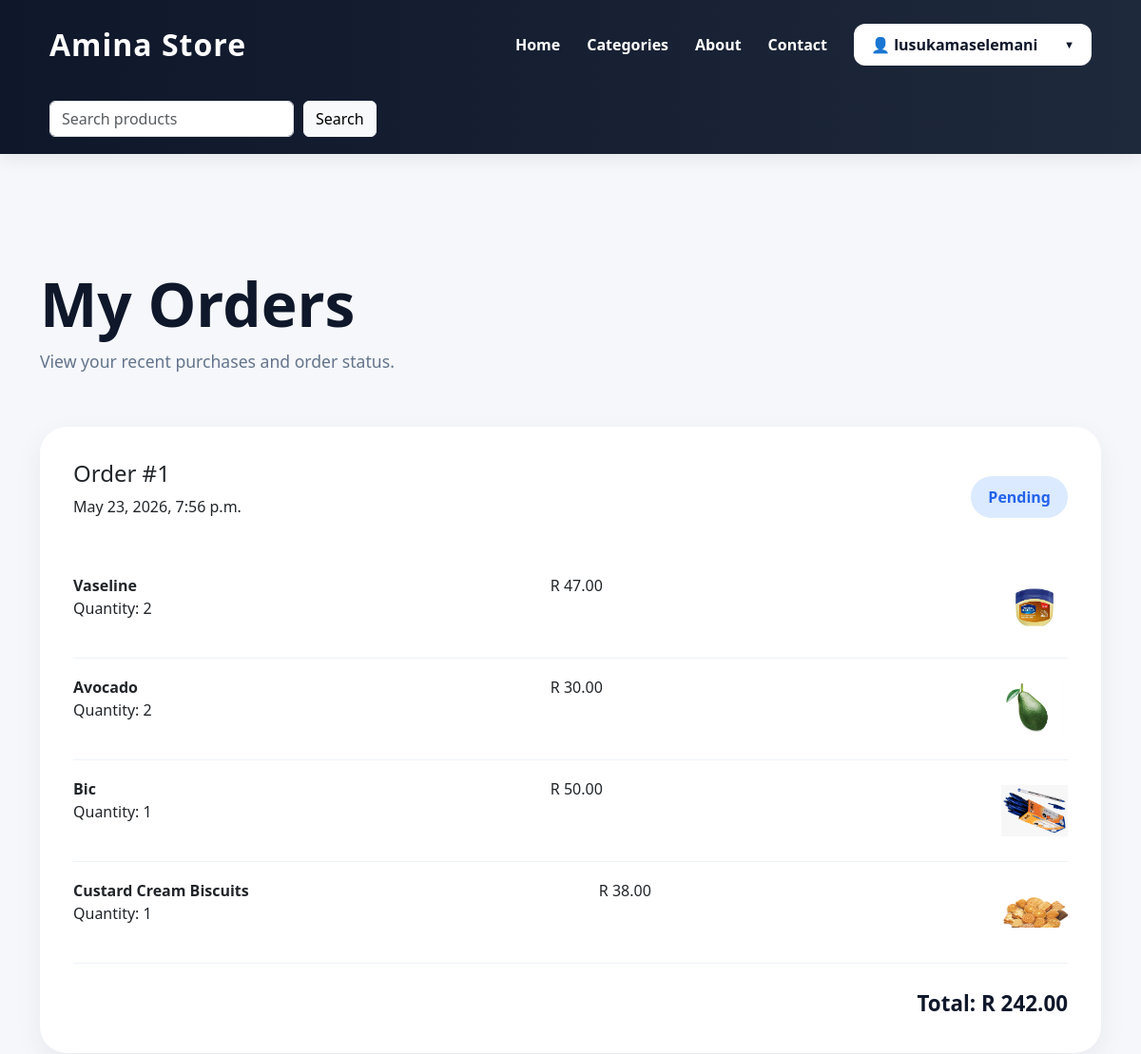
The page /orders/ (signed in, upper part) on the database as committed earlier.
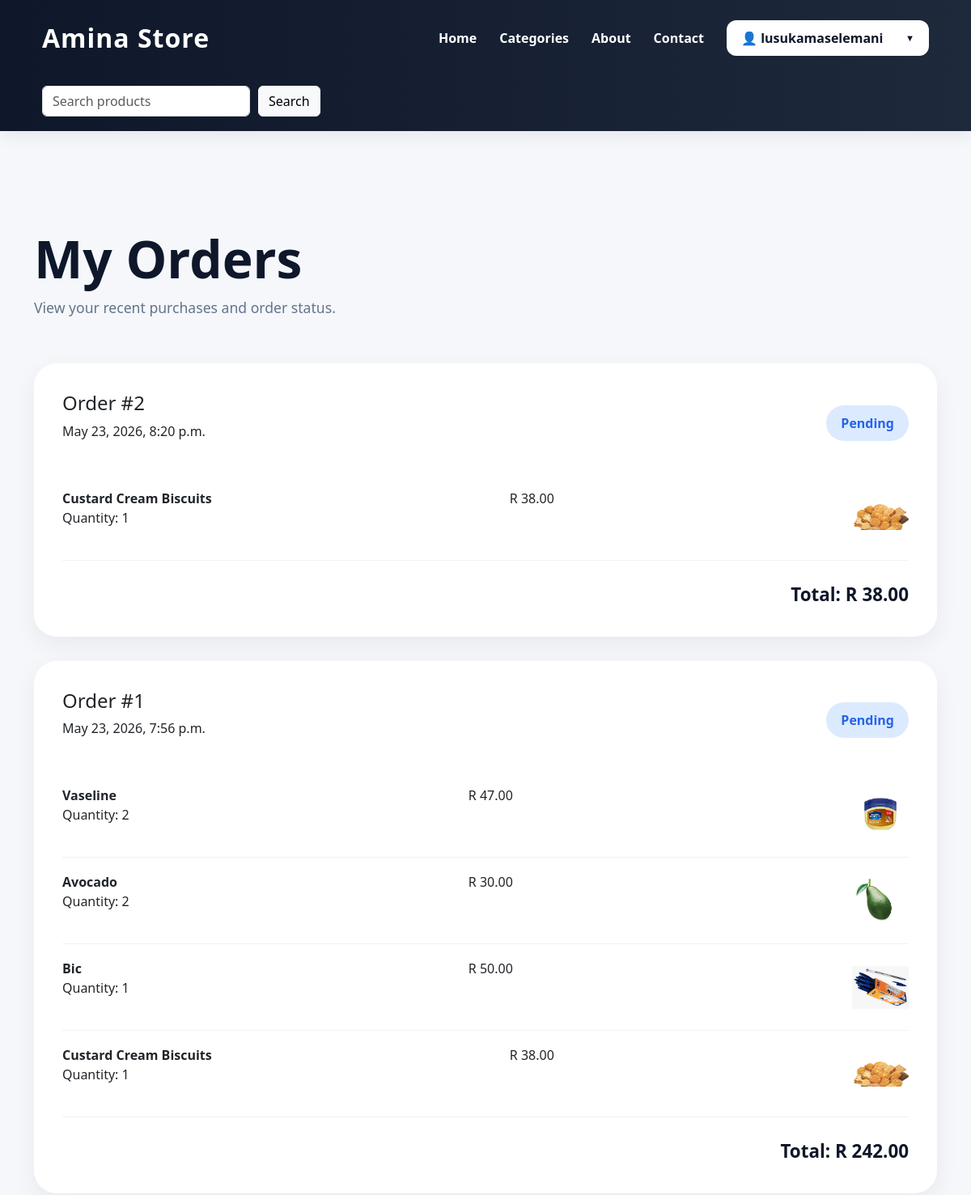
The same page on the database as committed later.
### products/models.py (models this page shows, shortened)
class Order(models.Model):
    user = models.ForeignKey(
        User,
        on_delete=models.CASCADE
    )
    created_at = models.DateTimeField(auto_now_add=True)
    total = models.DecimalField(
        max_digits=10,
        decimal_places=2
    )
    STATUS_CHOICES = (
        ('Pending', 'Pending'),
        ('Processing', 'Processing'),
        ('Delivered', 'Delivered'),
    )
    status = models.CharField(
        max_length=20,
        choices=STATUS_CHOICES,
        default='Pending'
    )

class OrderItem(models.Model):
    order = models.ForeignKey(
        Order,
        on_delete=models.CASCADE,
        related_name='items'
    )
    product = models.ForeignKey(
        Product,
        on_delete=models.CASCADE
    )
    quantity = models.PositiveIntegerField(default=1)
    price = models.DecimalField(
        max_digits=10,
        decimal_places=2
    )

class Product(models.Model):
    name = models.CharField(max_length=200)
    description = models.TextField()
    category = models.CharField(max_length=100)
    image = models.ImageField(upload_to='products/')
    price = models.DecimalField(max_digits=10, decimal_places=2)
    stock = models.IntegerField()
    created_at = models.DateTimeField(auto_now_add=True)

### products/views.py (the view)
# urls.py: path('orders/', views.order_history, name='order_history'),
@login_required
def order_history(request):
    orders = Order.objects.filter(
        user=request.user
    ).order_by('-created_at')
    return render(request,
                 'products/orders.html',
                 {'orders': orders})

### products/templates/products/orders.html
{% extends 'base.html' %}
{% load static %}
{% block content %}
<div class="orders-page">
    <div class="page-header">
        <h1>My Orders</h1>
        <p>
            View your recent purchases and order status.
        </p>
    </div>
    {% for order in orders %}
    <div class="order-card">
        <div class="order-top">
            <div>
                <h4>Order #{{ order.id }}</h4>
                <p>
                    {{ order.created_at }}
                </p>
            </div>
            <div class="order-status">
                {{ order.status }}
            </div>
        </div>
        <div class="order-items">
            {% for item in order.items.all %}
            <div class="order-item">
                <div>
                    <strong>{{ item.product.name }}</strong>
                    <p>
                        Quantity: {{ item.quantity }}
                    </p>
                </div>
                <div>
                    R {{ item.price }}
                </div>
                <img src="{{ item.product.image.url }}" class="order-product-image">
            </div>
            {% endfor %}
        </div>
        <div class="order-total">
           Total: <strong>R {{ order.total }}</strong>
        </div>
    </div>
    {% empty %}
    <div class="empty-orders">
        <img src="{% static 'images/empty-cart.png' %}">
        <h3>No Orders Yet</h3>
        <p>Start shopping to see your purchases.</p>
    </div>
    {% endfor %}
</div>
{% endblock %}

### templates/base.html (shortened to what this page needs)
{% load static %}
<!DOCTYPE html>
<html lang="en">
<head>
    <link href="https://cdn.jsdelivr.net/npm/bootstrap@5.3.7/dist/css/bootstrap.min.css" rel="stylesheet">
     <link rel="stylesheet"
          href="{% static 'css/style.css' %}">
</head>
<body>
<nav class="navbar">
    <div class="container-fluid navbar-container">
        <a class="navbar-brand" href="/">Amina Store</a>
<div class="navbar-links">
    <a href="/">Home</a>
    <a href="{% url 'categories' %}">Categories</a>
    <a href="{% url 'about' %}">About</a>
    <a href="{% url 'contact' %}">Contact</a>
    {% if user.is_authenticated %}
<div class="user-dropdown">
    <button class="user-btn">
        👤 {{ request.user.username }}
        <span class="dropdown-arrow">▼</span>
    </button>
</div>
    {% endif %}
</div>
    <form method="GET" action="{% url 'product_list' %}" class="search-form">
        <input class="form-control"
            type="search"
            name="search"
            placeholder="Search products"
            value="{{ search_query|default:'' }}">
        <button class="btn btn-light" type="submit">
            Search
        </button>
    </form>
    </div>
</nav>
<div class="container">
    {% block content %}
    {% endblock %}
</div>
</body>
</html>

### static/css/style.css (style rules this page uses)
body { background: #f5f7fb; font-family: 'Segoe UI', sans-serif; }
.navbar { background: linear-gradient(90deg, #0f172a, #1e293b); padding: 18px 40px; box-shadow: 0 4px 20px rgba(0,0,0,0.08); position: sticky; top: 0; z-index: 1000; }
.navbar-container { display: flex; align-items: center; justify-content: space-between; gap: 30px; }
.navbar-brand { color: white; font-size: 2rem; font-weight: 800; text-decoration: none; letter-spacing: 1px; }
.navbar-links { display: flex; align-items: center; gap: 28px; }
.navbar-links a { color: white; text-decoration: none; font-weight: 600; position: relative; transition: 0.3s; }
.navbar-links a::after { content: ''; position: absolute; width: 0; height: 2px; left: 0; bottom: -6px; background: #60a5fa; transition: 0.3s; }
.search-form { display: flex; gap: 10px; }
h1 { font-weight: 700; color: #111827; }
.user-dropdown { position:relative; }
.user-btn { background:white; border:none; padding:10px 18px; border-radius:12px; font-weight:600; color:#0f172a; cursor:pointer; transition:0.3s; }
.page-header { padding:60px 0 40px; }
.page-header h1 { font-size:4rem; font-weight:800; color:#0f172a; }
.page-header p { color:#64748b; font-size:1.1rem; }
.orders-page { padding:60px 0; }
.order-card { background:white; padding:35px; border-radius:28px; margin-bottom:30px; box-shadow:0 10px 30px rgba(15,23,42,0.06); }
.order-top { display:flex; justify-content:space-between; align-items:center; margin-bottom:25px; }
.order-status { background:#dbeafe; color:#2563eb; padding:10px 18px; border-radius:30px; font-weight:700; }
.order-item { display:flex; justify-content:space-between; padding:18px 0; border-bottom:1px solid #eef2f7; }
.order-total { text-align:right; margin-top:25px; font-size:1.4rem; font-weight:800; color:#0f172a; }
.order-product-image { width:70px; height:70px; object-fit:contain; }
.dropdown-arrow { margin-left:10px; font-size:0.7rem; }
.user-btn { display:flex; align-items:center; gap:10px; }
.user-btn { min-width:250px; justify-content:space-between; }

Rows that differ between the two databases and show on the page:
added Order: id "2", created_at "May 23, 2026, 8:20 p.m.", status "Pending", total "38.00"
added OrderItem: product.name "Custard Cream Biscuits", quantity "1", price "38.00", product.image (picture), shown under "2"
